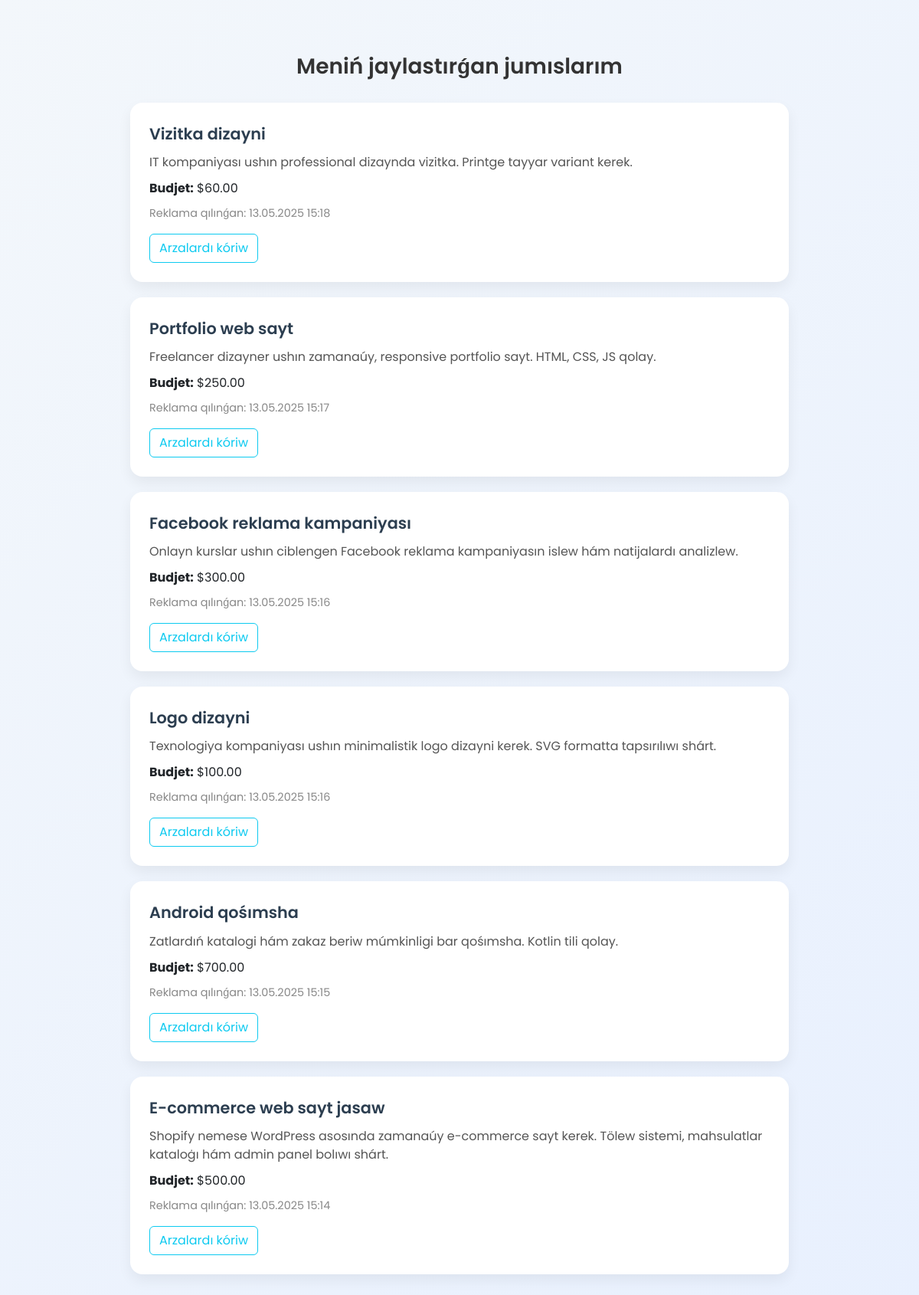
/pages/my-posts.php (signed in), run on the app's committed database.
### tables this page shows
CREATE TABLE `jobs` (
  `id` int NOT NULL,
  `title` varchar(255) NOT NULL,
  `description` text NOT NULL,
  `category` varchar(100) NOT NULL,
  `employer_id` int NOT NULL,
  `budget` decimal(10,2) NOT NULL,
  `created_at` timestamp NULL DEFAULT CURRENT_TIMESTAMP
);

### pages/my-posts.php (the view, shortened to what this page needs)
<?php
require_once '../config.php';
$employer_id = $_SESSION['user_id'];
$stmt = $pdo->prepare("SELECT * FROM jobs WHERE employer_id = ? ORDER BY created_at DESC");
$stmt->execute([$employer_id]);
$jobs = $stmt->fetchAll();
?>
<!DOCTYPE html>
<html lang="uz">
<head>
    <link href="https://cdn.jsdelivr.net/npm/bootstrap@5.3.3/dist/css/bootstrap.min.css" rel="stylesheet">
</head>
<body>
<div class="container">
    <h3>Meniń jaylastırǵan jumıslarım</h3>
    <?php foreach ($jobs as $job): ?>
        <div class="job-card">
            <div class="job-title"><?= htmlspecialchars($job['title']) ?></div>
            <p><?= nl2br(htmlspecialchars($job['description'])) ?></p>
            <div><strong>Budjet:</strong> $<?= number_format($job['budget'], 2) ?></div>
            <div class="text-muted mt-2"><small>Reklama qılınǵan: <?= date('d.m.Y H:i', strtotime($job['created_at'])) ?></small></div>
            <a href="view-applications.php?job_id=<?= $job['id'] ?>" class="btn btn-outline-info btn-view-applications">
                Arzalardı kóriw
            </a>
        </div>
    <?php endforeach; ?>
</div>
</body>
</html>

### pages/my-posts.php (style rules this page uses)
body { font-family: 'Poppins', sans-serif; background: linear-gradient(135deg, #f3f7fb, #e8f0fe); margin: 0; padding: 0; }
.container { max-width: 900px; margin: 50px auto; padding: 20px; }
h3 { font-weight: 600; text-align: center; margin-bottom: 30px; animation: fadeDown 0.5s ease-in-out; color: #333; }
.job-card { background: white; border-radius: 16px; padding: 25px; margin-bottom: 20px; box-shadow: 0 8px 18px rgba(0,0,0,0.06); transition: all 0.3s ease; animation: fadeInUp 0.6s ease-in-out; }
.job-title { font-weight: 600; font-size: 1.3rem; margin-bottom: 10px; color: #2c3e50; }
.job-card p { margin: 0 0 10px; color: #555; }
.text-muted { color: #888 !important; }
.text-muted small { font-size: 0.9rem; }
.btn-view-applications { margin-top: 15px; }

### data on the page
jobs: title "Vizitka dizayni", description "IT kompaniyası ushın professional dizaynda vizitka. Printge tayyar variant kerek.", budget "60.00", created_at "13.05.2025 15:18"
jobs: title "Portfolio web sayt", description "Freelancer dizayner ushın zamanaúy, responsive portfolio sayt. HTML, CSS, JS qolay.", budget "250.00", created_at "13.05.2025 15:17"
jobs: title "Facebook reklama kampaniyası", description "Onlayn kurslar ushın ciblengen Facebook reklama kampaniyasın islew hám natijalardı analizlew.", budget "300.00", created_at "13.05.2025 15:16"
jobs: title "Logo dizayni", description "Texnologiya kompaniyası ushın minimalistik logo dizayni kerek. SVG formatta tapsırılıwı shárt.", budget "100.00", created_at "13.05.2025 15:16"
jobs: title "Android qośımsha", description "Zatlardıń katalogi hám zakaz beriw múmkinligi bar qośımsha. Kotlin tili qolay.", budget "700.00", created_at "13.05.2025 15:15"
jobs: title "E-commerce web sayt jasaw", description "Shopify nemese WordPress asosında zamanaúy e-commerce sayt kerek. Tölew sistemi, mahsulatlar kataloġı hám admin panel bolıwı shárt.", budget "500.00", created_at "13.05.2025 15:14"
